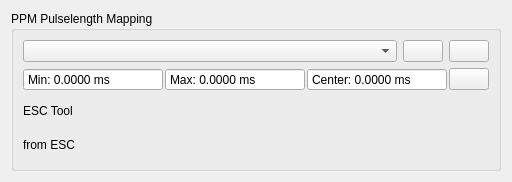
<?xml version="1.0" encoding="UTF-8"?>
<ui version="4.0">
 <class>PpmMap</class>
 <widget class="QWidget" name="PpmMap">
  <property name="geometry">
   <rect>
    <x>0</x>
    <y>0</y>
    <width>512</width>
    <height>182</height>
   </rect>
  </property>
  <property name="windowTitle">
   <string>Form</string>
  </property>
  <layout class="QVBoxLayout" name="verticalLayout_2">
   <item>
    <widget class="QGroupBox" name="groupBox">
     <property name="title">
      <string>PPM Pulselength Mapping</string>
     </property>
     <layout class="QVBoxLayout" name="verticalLayout">
      <item>
       <layout class="QHBoxLayout" name="horizontalLayout">
        <item>
         <widget class="QComboBox" name="controlTypeBox">
          <property name="toolTip">
           <string>Choose the control type. Some control types have centered input, some don't.</string>
          </property>
         </widget>
        </item>
        <item>
         <widget class="QPushButton" name="helpButton">
          <property name="sizePolicy">
           <sizepolicy hsizetype="Fixed" vsizetype="Fixed">
            <horstretch>0</horstretch>
            <verstretch>0</verstretch>
           </sizepolicy>
          </property>
          <property name="toolTip">
           <string>Show help</string>
          </property>
          <property name="text">
           <string/>
          </property>
          <property name="icon">
           <iconset resource="../res.qrc">
            <normaloff>:/res/icons/Help-96.png</normaloff>:/res/icons/Help-96.png</iconset>
          </property>
         </widget>
        </item>
        <item>
         <widget class="QPushButton" name="applyButton">
          <property name="sizePolicy">
           <sizepolicy hsizetype="Fixed" vsizetype="Fixed">
            <horstretch>0</horstretch>
            <verstretch>0</verstretch>
           </sizepolicy>
          </property>
          <property name="toolTip">
           <string>Apply min, max and center to ESC Tool configuration</string>
          </property>
          <property name="text">
           <string/>
          </property>
          <property name="icon">
           <iconset resource="../res.qrc">
            <normaloff>:/res/icons/apply.png</normaloff>:/res/icons/apply.png</iconset>
          </property>
          <property name="iconSize">
           <size>
            <width>45</width>
            <height>16</height>
           </size>
          </property>
         </widget>
        </item>
       </layout>
      </item>
      <item>
       <layout class="QHBoxLayout" name="horizontalLayout_2">
        <property name="spacing">
         <number>2</number>
        </property>
        <item>
         <widget class="QDoubleSpinBox" name="minBox">
          <property name="toolTip">
           <string>Measured minimum pulselength</string>
          </property>
          <property name="readOnly">
           <bool>true</bool>
          </property>
          <property name="buttonSymbols">
           <enum>QAbstractSpinBox::NoButtons</enum>
          </property>
          <property name="prefix">
           <string>Min: </string>
          </property>
          <property name="suffix">
           <string> ms</string>
          </property>
          <property name="decimals">
           <number>4</number>
          </property>
          <property name="maximum">
           <double>100.000000000000000</double>
          </property>
          <property name="singleStep">
           <double>0.010000000000000</double>
          </property>
         </widget>
        </item>
        <item>
         <widget class="QDoubleSpinBox" name="maxBox">
          <property name="toolTip">
           <string>Measured maximum pulselength</string>
          </property>
          <property name="readOnly">
           <bool>true</bool>
          </property>
          <property name="buttonSymbols">
           <enum>QAbstractSpinBox::NoButtons</enum>
          </property>
          <property name="prefix">
           <string>Max: </string>
          </property>
          <property name="suffix">
           <string> ms</string>
          </property>
          <property name="decimals">
           <number>4</number>
          </property>
          <property name="maximum">
           <double>100.000000000000000</double>
          </property>
          <property name="singleStep">
           <double>0.010000000000000</double>
          </property>
         </widget>
        </item>
        <item>
         <widget class="QDoubleSpinBox" name="centerBox">
          <property name="readOnly">
           <bool>true</bool>
          </property>
          <property name="buttonSymbols">
           <enum>QAbstractSpinBox::NoButtons</enum>
          </property>
          <property name="prefix">
           <string>Center: </string>
          </property>
          <property name="suffix">
           <string> ms</string>
          </property>
          <property name="decimals">
           <number>4</number>
          </property>
         </widget>
        </item>
        <item>
         <widget class="QPushButton" name="resetButton">
          <property name="sizePolicy">
           <sizepolicy hsizetype="Fixed" vsizetype="Fixed">
            <horstretch>0</horstretch>
            <verstretch>0</verstretch>
           </sizepolicy>
          </property>
          <property name="toolTip">
           <string>Reset min and max</string>
          </property>
          <property name="text">
           <string/>
          </property>
          <property name="icon">
           <iconset resource="../res.qrc">
            <normaloff>:/res/icons/Restart-96.png</normaloff>:/res/icons/Restart-96.png</iconset>
          </property>
         </widget>
        </item>
       </layout>
      </item>
      <item>
       <layout class="QGridLayout" name="gridLayout" columnstretch="0,1">
        <item row="0" column="0">
         <widget class="QLabel" name="label">
          <property name="toolTip">
           <string>ESC Tool preview with the current settings.</string>
          </property>
          <property name="text">
           <string>ESC Tool</string>
          </property>
         </widget>
        </item>
        <item row="0" column="1">
         <widget class="DisplayPercentage" name="display" native="true">
          <property name="minimumSize">
           <size>
            <width>0</width>
            <height>25</height>
           </size>
          </property>
          <property name="toolTip">
           <string>ESC Tool preview with the current settings.</string>
          </property>
         </widget>
        </item>
        <item row="1" column="0">
         <widget class="QLabel" name="label_2">
          <property name="toolTip">
           <string>Current ESC output. Will be updated after writing the app configuration.</string>
          </property>
          <property name="text">
           <string>from ESC</string>
          </property>
         </widget>
        </item>
        <item row="1" column="1">
         <widget class="DisplayPercentage" name="displayVesc" native="true">
          <property name="minimumSize">
           <size>
            <width>0</width>
            <height>25</height>
           </size>
          </property>
          <property name="toolTip">
           <string>Current ESC output. Will be updated after writing the app configuration.</string>
          </property>
         </widget>
        </item>
       </layout>
      </item>
     </layout>
    </widget>
   </item>
  </layout>
 </widget>
 <customwidgets>
  <customwidget>
   <class>DisplayPercentage</class>
   <extends>QWidget</extends>
   <header>widgets/displaypercentage.h</header>
   <container>1</container>
  </customwidget>
 </customwidgets>
 <resources>
  <include location="../res.qrc"/>
 </resources>
 <connections/>
</ui>
